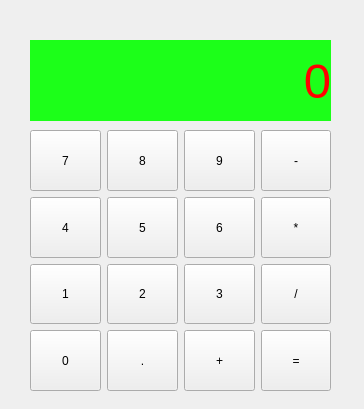
<?xml version="1.0" encoding="UTF-8"?>
<ui version="4.0">
 <class>Widget</class>
 <widget class="QWidget" name="Widget">
  <property name="geometry">
   <rect>
    <x>0</x>
    <y>0</y>
    <width>364</width>
    <height>409</height>
   </rect>
  </property>
  <property name="windowTitle">
   <string>Widget</string>
  </property>
  <widget class="QWidget" name="gridLayoutWidget">
   <property name="geometry">
    <rect>
     <x>30</x>
     <y>130</y>
     <width>301</width>
     <height>261</height>
    </rect>
   </property>
   <layout class="QGridLayout" name="gridLayout">
    <item row="0" column="0">
     <widget class="QPushButton" name="push_button_num7">
      <property name="sizePolicy">
       <sizepolicy hsizetype="Expanding" vsizetype="Expanding">
        <horstretch>0</horstretch>
        <verstretch>0</verstretch>
       </sizepolicy>
      </property>
      <property name="text">
       <string>7</string>
      </property>
     </widget>
    </item>
    <item row="0" column="1">
     <widget class="QPushButton" name="push_button_num8">
      <property name="sizePolicy">
       <sizepolicy hsizetype="Expanding" vsizetype="Expanding">
        <horstretch>0</horstretch>
        <verstretch>0</verstretch>
       </sizepolicy>
      </property>
      <property name="text">
       <string>8</string>
      </property>
     </widget>
    </item>
    <item row="1" column="1">
     <widget class="QPushButton" name="push_button_num5">
      <property name="sizePolicy">
       <sizepolicy hsizetype="Expanding" vsizetype="Expanding">
        <horstretch>0</horstretch>
        <verstretch>0</verstretch>
       </sizepolicy>
      </property>
      <property name="text">
       <string>5</string>
      </property>
     </widget>
    </item>
    <item row="1" column="2">
     <widget class="QPushButton" name="push_button_num6">
      <property name="sizePolicy">
       <sizepolicy hsizetype="Expanding" vsizetype="Expanding">
        <horstretch>0</horstretch>
        <verstretch>0</verstretch>
       </sizepolicy>
      </property>
      <property name="text">
       <string>6</string>
      </property>
     </widget>
    </item>
    <item row="0" column="2">
     <widget class="QPushButton" name="push_button_num9">
      <property name="sizePolicy">
       <sizepolicy hsizetype="Expanding" vsizetype="Expanding">
        <horstretch>0</horstretch>
        <verstretch>0</verstretch>
       </sizepolicy>
      </property>
      <property name="text">
       <string>9</string>
      </property>
     </widget>
    </item>
    <item row="2" column="1">
     <widget class="QPushButton" name="push_button_num2">
      <property name="sizePolicy">
       <sizepolicy hsizetype="Expanding" vsizetype="Expanding">
        <horstretch>0</horstretch>
        <verstretch>0</verstretch>
       </sizepolicy>
      </property>
      <property name="text">
       <string>2</string>
      </property>
     </widget>
    </item>
    <item row="2" column="2">
     <widget class="QPushButton" name="push_button_num3">
      <property name="sizePolicy">
       <sizepolicy hsizetype="Expanding" vsizetype="Expanding">
        <horstretch>0</horstretch>
        <verstretch>0</verstretch>
       </sizepolicy>
      </property>
      <property name="text">
       <string>3</string>
      </property>
     </widget>
    </item>
    <item row="3" column="1">
     <widget class="QPushButton" name="push_button_dot">
      <property name="sizePolicy">
       <sizepolicy hsizetype="Expanding" vsizetype="Expanding">
        <horstretch>0</horstretch>
        <verstretch>0</verstretch>
       </sizepolicy>
      </property>
      <property name="text">
       <string>.</string>
      </property>
     </widget>
    </item>
    <item row="3" column="2">
     <widget class="QPushButton" name="push_button_add">
      <property name="sizePolicy">
       <sizepolicy hsizetype="Expanding" vsizetype="Expanding">
        <horstretch>0</horstretch>
        <verstretch>0</verstretch>
       </sizepolicy>
      </property>
      <property name="text">
       <string>+</string>
      </property>
     </widget>
    </item>
    <item row="1" column="3">
     <widget class="QPushButton" name="push_button_mul">
      <property name="sizePolicy">
       <sizepolicy hsizetype="Expanding" vsizetype="Expanding">
        <horstretch>0</horstretch>
        <verstretch>0</verstretch>
       </sizepolicy>
      </property>
      <property name="text">
       <string>*</string>
      </property>
     </widget>
    </item>
    <item row="2" column="3">
     <widget class="QPushButton" name="push_button_div">
      <property name="sizePolicy">
       <sizepolicy hsizetype="Expanding" vsizetype="Expanding">
        <horstretch>0</horstretch>
        <verstretch>0</verstretch>
       </sizepolicy>
      </property>
      <property name="text">
       <string>/</string>
      </property>
     </widget>
    </item>
    <item row="3" column="3">
     <widget class="QPushButton" name="push_button_equal">
      <property name="sizePolicy">
       <sizepolicy hsizetype="Expanding" vsizetype="Expanding">
        <horstretch>0</horstretch>
        <verstretch>0</verstretch>
       </sizepolicy>
      </property>
      <property name="text">
       <string>=</string>
      </property>
     </widget>
    </item>
    <item row="1" column="0">
     <widget class="QPushButton" name="push_button_num4">
      <property name="sizePolicy">
       <sizepolicy hsizetype="Expanding" vsizetype="Expanding">
        <horstretch>0</horstretch>
        <verstretch>0</verstretch>
       </sizepolicy>
      </property>
      <property name="text">
       <string>4</string>
      </property>
     </widget>
    </item>
    <item row="2" column="0">
     <widget class="QPushButton" name="push_button_num1">
      <property name="sizePolicy">
       <sizepolicy hsizetype="Expanding" vsizetype="Expanding">
        <horstretch>0</horstretch>
        <verstretch>0</verstretch>
       </sizepolicy>
      </property>
      <property name="text">
       <string>1</string>
      </property>
     </widget>
    </item>
    <item row="3" column="0">
     <widget class="QPushButton" name="push_button_num0">
      <property name="sizePolicy">
       <sizepolicy hsizetype="Expanding" vsizetype="Expanding">
        <horstretch>0</horstretch>
        <verstretch>0</verstretch>
       </sizepolicy>
      </property>
      <property name="text">
       <string>0</string>
      </property>
     </widget>
    </item>
    <item row="0" column="3">
     <widget class="QPushButton" name="push_button_min">
      <property name="sizePolicy">
       <sizepolicy hsizetype="Expanding" vsizetype="Expanding">
        <horstretch>0</horstretch>
        <verstretch>0</verstretch>
       </sizepolicy>
      </property>
      <property name="text">
       <string>-</string>
      </property>
     </widget>
    </item>
   </layout>
  </widget>
  <widget class="QLabel" name="label_display">
   <property name="geometry">
    <rect>
     <x>30</x>
     <y>40</y>
     <width>301</width>
     <height>81</height>
    </rect>
   </property>
   <property name="font">
    <font>
     <pointsize>37</pointsize>
    </font>
   </property>
   <property name="styleSheet">
    <string notr="true">background-color: rgb(28, 255, 25);
color: red;</string>
   </property>
   <property name="text">
    <string>0</string>
   </property>
   <property name="alignment">
    <set>Qt::AlignRight|Qt::AlignTrailing|Qt::AlignVCenter</set>
   </property>
  </widget>
 </widget>
 <resources/>
 <connections/>
</ui>
